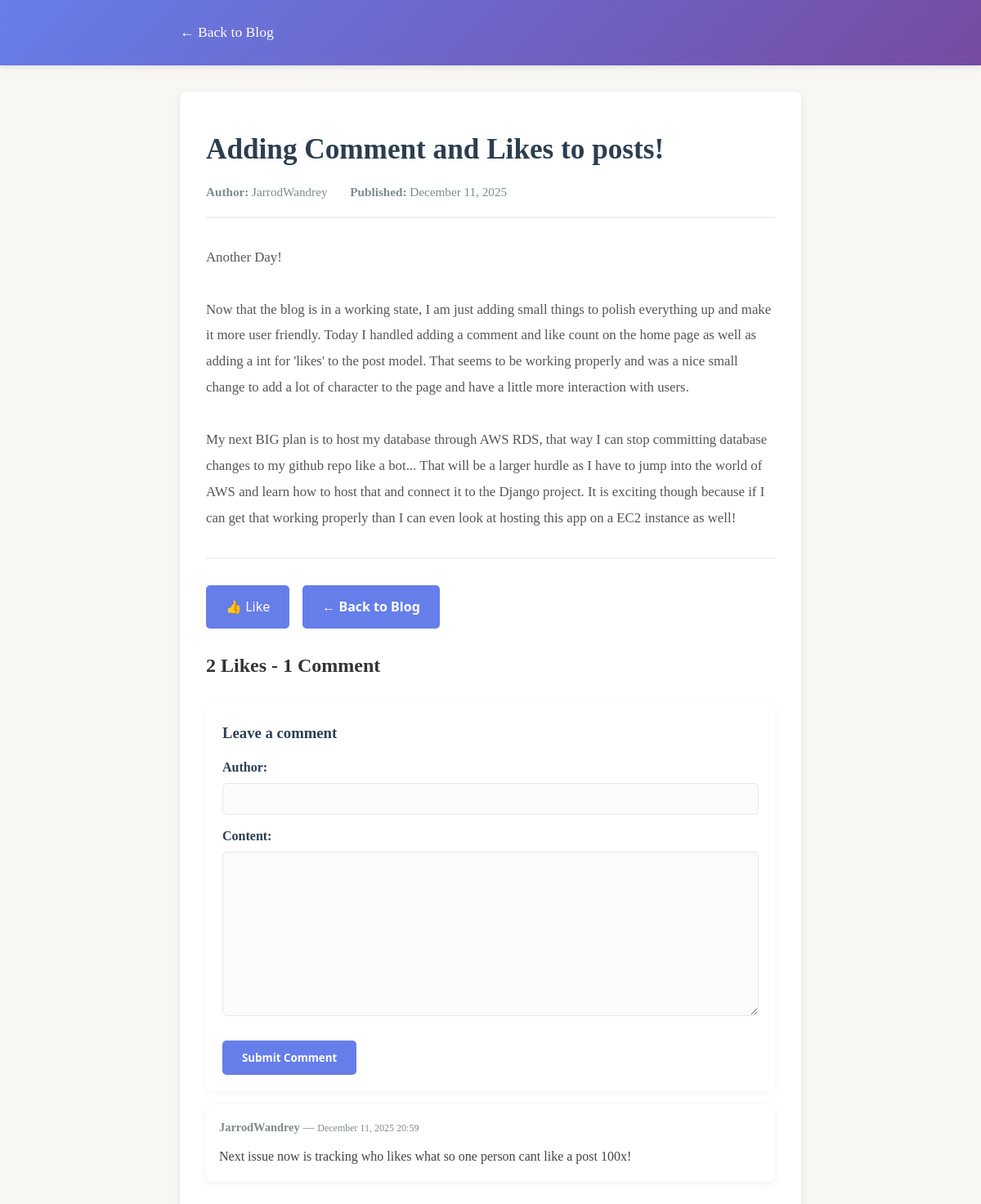
The page /show/7/ on the database its author committed.
### blog/models.py (models this page shows)
class Post(models.Model):
    title = models.CharField(max_length=200)
    author = models.CharField(max_length=50)
    content = models.TextField()
    created_at = models.DateTimeField(auto_now_add=True)
    likes = models.IntegerField(default=0)

class Comment(models.Model):
    post = models.ForeignKey(Post, related_name='comments', on_delete=models.CASCADE)
    author = models.CharField(max_length=50)
    content = models.TextField()
    created_at = models.DateTimeField(auto_now_add=True)

### blog/views.py (the view, shortened to what this page needs)
# urls.py: path('show/<int:post_id>/', views.show_post, name='show_post'),
def show_post(request, post_id):
    form = CommentForm()
    post = get_post_by_id(post_id)
    if post:
        return render(request, 'show_post.html', {'post': post, 'form': form})
    else:
        return HttpResponse("Post not found", status=404)

### blog/forms.py
class CommentForm(forms.ModelForm):
    author = forms.CharField(max_length=50, required=True, label='Author')
    content = forms.CharField(widget=forms.Textarea, required=True, label='Content')
    class Meta:
        model = Comment
        fields = ['author', 'content']

### blog/services.py (called while the page is built)
def get_post_by_id(post_id):
    try:
        post = Post.objects.get(id=post_id)
        return post
    except Post.DoesNotExist:
        return None

### blog/templates/show_post.html (shortened to what this page needs)
<!DOCTYPE html>
<html lang="en">
<head>
</head>
<body>
    <header>
        <div class="container">
            <a href="/" class="header-link">← Back to Blog</a>
        </div>
    </header>
    <div class="container">
        <div class="post-content-section">
            <h1>{{ post.title }}</h1>
            <div class="post-meta">
                <span><strong>Author:</strong> {{ post.author }}</span>
                <span><strong>Published:</strong> {{ post.created_at|date:"F d, Y" }}</span>
            </div>
            <div class="post-body">{{ post.content|escape }}</div>
            <div class="button-group">
                <a href="/like/{{post.id}}" class="like-btn">👍 Like</a>
                <a href="/" class="btn btn-home">← Back to Blog</a>
            </div>
            <div class="comments-section" style="margin-top:1.5rem;">
                <h2> {{ post.likes }} Like{{ post.likes|pluralize }} - {{ post.comments.count }} Comment{{ post.comments.count|pluralize }}</h2>
                <div class="comment-form">
                    <h3>Leave a comment</h3>
                    <form method="post" action="">
                        {% if user.is_authenticated %}
                        <input type="hidden" name="author" value="{{ user.username }}">
                        <p style="margin-bottom:0.5rem; color:#7f8c8d;">Commenting as <strong>{{ user.username }}</strong></p>
                        {% else %}
                        <div style="margin-bottom:0.75rem;">
                            {{ form.author.label_tag }}
                            {{ form.author }}
                        </div>
                        {% endif %}
                        <div style="margin-bottom:0.75rem;">
                            {{ form.content.label_tag }}
                            {{ form.content }}
                        </div>
                        <button type="submit" class="btn btn-home">Submit Comment</button>
                    </form>
                </div>
                <ul class="comments-list">
                    {% for comment in post.comments.all %}
                    <li class="comment">
                        <p class="meta"><strong>{{ comment.author }}</strong> — <small>{{ comment.created_at|date:"F d, Y H:i" }}</small></p>
                        <p class="body">{{ comment.content|linebreaksbr }}</p>
                    </li>
                    {% empty %}
                    <li class="no-comments" style="color:#7f8c8d;">No comments yet. Be the first to comment!</li>
                    {% endfor %}
                </ul>
            </div>
        </div>
    </div>
</body>
</html>

### blog/templates/show_post.html (style rules this page uses)
* { margin: 0; padding: 0; box-sizing: border-box; }
body { font-family: 'Georgia', 'Garamond', serif; line-height: 1.8; color: #333; background-color: #f9f7f4; }
header { background: linear-gradient(135deg, #667eea 0%, #764ba2 100%); color: white; padding: 1.5rem 0; box-shadow: 0 2px 8px rgba(0,0,0,0.1); }
.container { max-width: 800px; margin: 0 auto; padding: 0 20px; }
.header-link { color: white; text-decoration: none; font-size: 1.1rem; transition: opacity 0.3s ease; }
.post-content-section { background: white; padding: 3rem 2rem; margin: 2rem 0; border-radius: 8px; box-shadow: 0 2px 8px rgba(0,0,0,0.08); }
h1 { font-size: 2.2rem; color: #2c3e50; margin-bottom: 1rem; line-height: 1.3; }
.post-meta { color: #7f8c8d; font-size: 0.95rem; margin-bottom: 2rem; border-bottom: 2px solid #ecf0f1; padding-bottom: 1rem; }
.post-meta span { display: inline-block; margin-right: 1.5rem; }
.post-body { font-size: 1.05rem; line-height: 1.9; color: #555; margin-bottom: 2rem; white-space: pre-wrap; overflow-wrap: break-word; }
.button-group { display: flex; gap: 1rem; margin-top: 2rem; padding-top: 2rem; border-top: 2px solid #ecf0f1; }
.btn { padding: 0.75rem 1.5rem; border: none; border-radius: 5px; text-decoration: none; font-weight: 600; cursor: pointer; transition: all 0.3s ease; font-family: 'Segoe UI', Tahoma, Geneva, Verdana, sans-serif; display: inline-block; text-align: center; }
.btn-home { background-color: #667eea; color: white; }
.comments-section { margin-top: 1.5rem; }
.comments-list { list-style: none; margin-top: 1rem; padding-left: 0; }
.comment { background: #fff; padding: 1rem; border-radius: 8px; box-shadow: 0 2px 8px rgba(0,0,0,0.06); margin-bottom: 0.75rem; color: #444; }
.comment p { margin: 0; }
.comment .meta { color: #7f8c8d; font-size: 0.9rem; margin-bottom: 0.5rem; }
.comment-form { margin-top: 1.5rem; background: #fff; padding: 1.25rem; border-radius: 8px; box-shadow: 0 2px 8px rgba(0,0,0,0.04); }
.comment-form h3 { margin-top: 0; margin-bottom: 0.75rem; color: #2c3e50; }
.comment-form label { display:block; margin-bottom:0.25rem; font-weight:600; color:#2c3e50; }
.comment-form input[type="text"], .comment-form textarea, .comment-form input, .comment-form select { width: 100%; padding: 0.6rem; border: 1px solid #e6e6e6; border-radius: 6px; font-family: inherit; font-size: 1rem; color: #333; background: #fbfbfb; box-shadow: inset 0 1px 0 rgba(255,255,255,0.5); }
.comment-form textarea { min-height: 110px; resize: vertical; }
.comment-form .btn { margin-top: 0.5rem; }
.like-btn { display: inline-block; padding: 0.75rem 1.5rem; background-color: #667eea; color: white; text-decoration: none; border-radius: 5px; font-size: 1rem; font-family: 'Segoe UI', Tahoma, Geneva, Verdana, sans-serif; transition: all 0.3s ease; cursor: pointer; }

### rows shown on the page
Post: title "Adding Comment and Likes to posts!", author "JarrodWandrey", created_at "December 11, 2025", content "Another Day! Now that the blog is in a working state, I am just adding small things to polish everything up and make it more user friendly. Today I handled adding a comment and like count on the home page as well as adding a int for 'likes' to the post model. That seems to be working properly and was a nice small change to add a lot of character to the page and have a little more interaction with users. My next BIG plan is to host my database through AWS RDS, that way I can stop committing database changes to my github repo like a bot... That will be a larger hurdle as I have to jump into the world of AWS and learn how to host that and connect it to the Django project. It is exciting though…", likes "2", comments.count "1"
Comment: author "JarrodWandrey", created_at "December 11, 2025 20:59", content "Next issue now is tracking who likes what so one person cant like a post 100x!"
